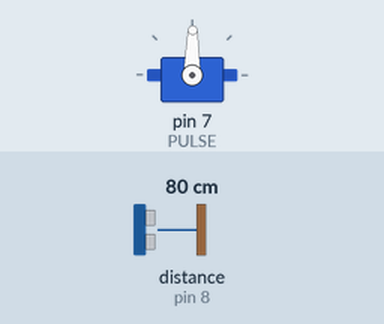
This sketch was run on a simulated Arduino Uno, built with avr-gcc and run on an emulated ATmega328P. On the bench: servo. Wiring (inferred from the names in the program): ultrasonic range finder: trigger pin 8; echo pin 8. The test bench sets the inputs (shaded band); at power-on: distance to the obstacle (sensor on pin 8) 80 cm. The echo pulse lasts 58.3 µs per cm.

Above: at 1.3 s.
1.4 s: distance to the obstacle (sensor on pin 8) set to 195 cm
2.9 s: distance to the obstacle (sensor on pin 8) set to 205 cm
At 4.4 s:
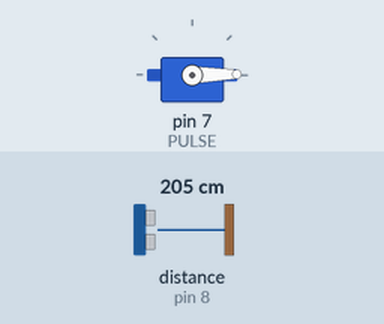
4.9 s: distance to the obstacle (sensor on pin 8) set to 153 cm
6.4 s: distance to the obstacle (sensor on pin 8) set to 148 cm
At 6.82 s:
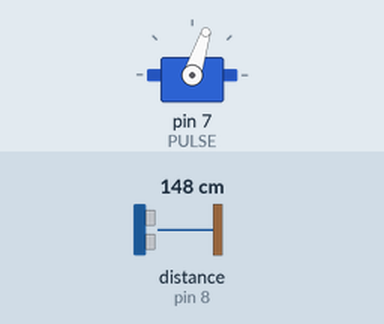
8.4 s: distance to the obstacle (sensor on pin 8) set to 250 cm
At 8.82 s:
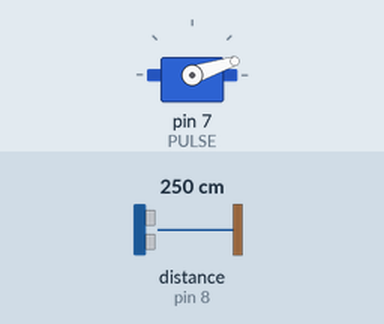
10.3 s: distance to the obstacle (sensor on pin 8) set to 2 cm
Timing chart, 0 to 13.3 s (numbered marks = the images above; inputs shaded):
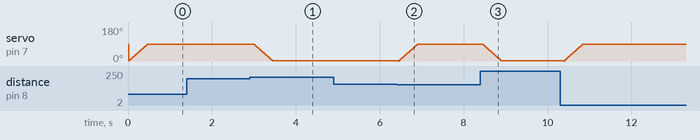

The sketch:

Servo_Ping.ino
```cpp
/*
===================================================================================
    Barrera de seguridad - Por Diego Aravena, para el profesor Marcos Terreros

  Dependiendo de un sensor de distancia, abre o baja una barrera automaticamente.
===================================================================================
*/
#define PULSE 7
#define PING 8
#include <Servo.h>

int i = 0;
bool enRango = false;

Servo miServo;

void setup() {
  // Configuramos el servo y modulo ping
  miServo.attach(PULSE);
  pinMode(PING, INPUT);
}

void loop() {
  long duration, cm;

  // Configuramos el modulo PING
  pinMode(PING, OUTPUT);
  digitalWrite(PING, LOW);
  delayMicroseconds(2);
  digitalWrite(PING, HIGH);
  delayMicroseconds(5);
  digitalWrite(PING, LOW);

  pinMode(PING, INPUT);
  duration = pulseIn(PING, HIGH);

  // Convienrte la duracion del ping a microsegundos
  cm = microsegundosACentimetros(duration);


  // Si hay una distancia de 150cm, el objeto esta en el rango.
  if (cm <= 150) {
    enRango = true;
  } else if (cm > 200) {
  // Si la distancia es superior a 200cm, el objeto salió del rango.
    enRango = false;
  }

  // Si hay un objeto en el rango, sube la barrera.
  if (enRango) {
    for (i; i < 90; i++){
      miServo.write(i);
      delay(5);
    }
  } else {
  // Si no hay un objeto en el rango, baja la barrera.
    for (i; i > 0; i--){
      miServo.write(i);
      delay(5);
    }
  }

  delay(100);

}
long microsegundosACentimetros(long microsegundos) {
  // Calculamos la distancia utilizando la duracion del ping, dividido en la velocidad del sonido, divido en 2
  return microsegundos / 29 / 2;
}
```

Measured:
- the behaviour switches between 199 and 200 cm on distance to the obstacle (sensor on pin 8) (found by bisection; images 0 and 1)
- the behaviour switches between 151 and 150 cm on distance to the obstacle (sensor on pin 8) (found by bisection; images 1 and 2)
- after the input at 1.4 s, every drawn part: stays the same
- after the input at 4.9 s, every drawn part: stays the same
